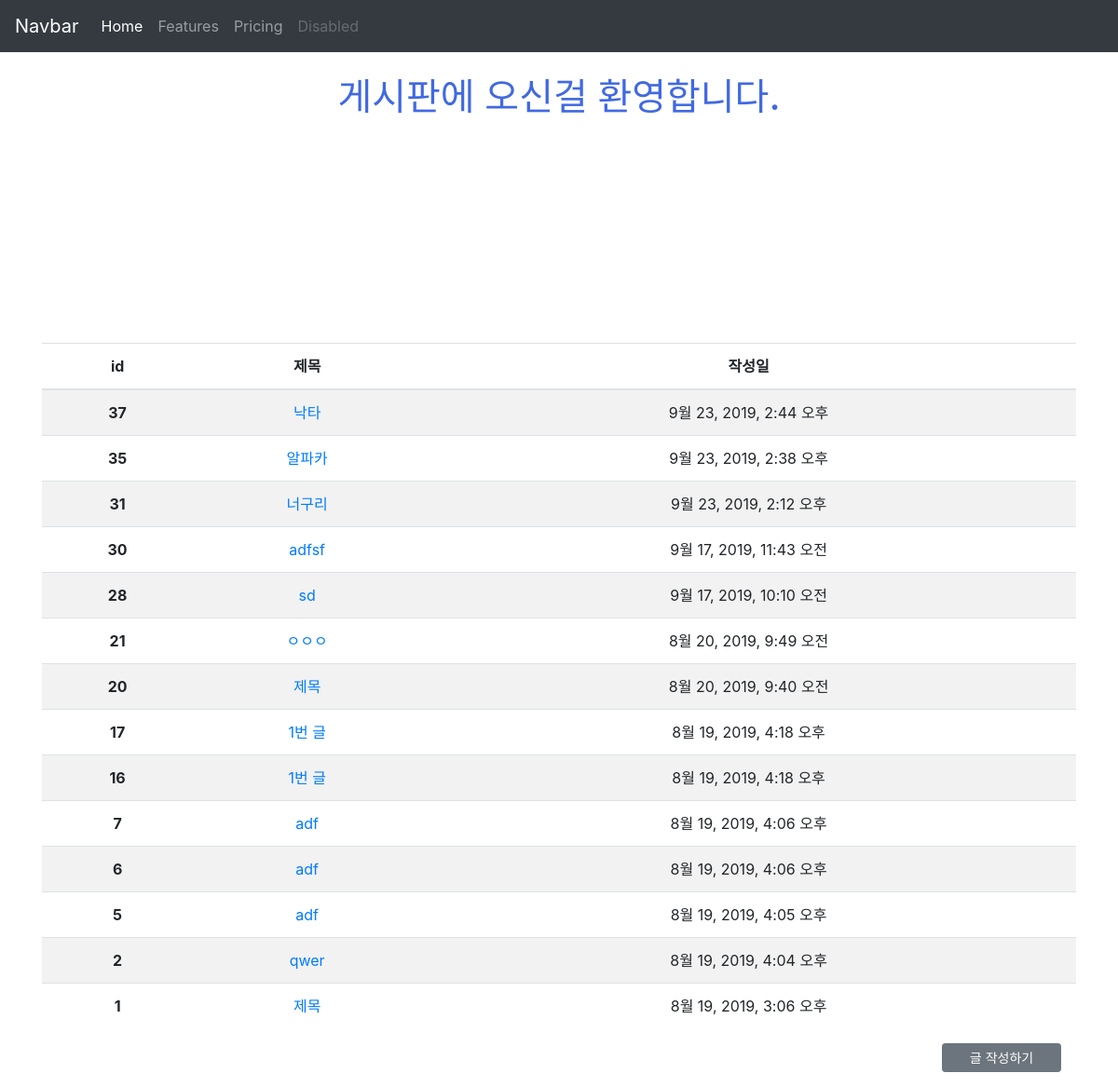
The app's page /articles/ with its own data.
### articles/models.py (models this page shows, shortened)
class Article(models.Model):
    title = models.CharField(max_length=10)
    content = models.TextField()
    image = models.ImageField(blank=True)
    image_thumbnail = ImageSpecField(
        processors=[ResizeToFill(300, 300)],
        format='JPEG',
        options={'quality': 80}
    )
    created_at = models.DateTimeField(auto_now_add=True)
    updated_at = models.DateTimeField(auto_now=True)

### articles/views.py (the view)
# urls.py: path('', views.index, name='index'),
def index(request):
    articles = Article.objects.order_by('-id')
    context = {
        'articles': articles
    }
    return render(request, 'articles/index.html', context)

### articles/templates/articles/index.html
{% extends 'articles/base.html' %}
{% load static %}
{% block css %}
<link rel="stylesheet" href="{% static 'articles/style.css' %}">
{% endblock %}
{% block body %}
<h1 class="my-4 text-center title">게시판에 오신걸 환영합니다.</h1>
<img class="d-block mx-auto"  height="200px" src="{% static 'articles/1.jpg' %}" alt="">
<table class="mt-3 table table-striped text-center">
    <thead>
      <tr>
        <th scope="col">id</th>
        <th scope="col">제목</th>
        <th scope="col">작성일</th>
      </tr>
    </thead>
    <tbody>
      {% for article in articles %}
      <tr>
        <th scope="row">{{ article.id }}</th>
        <td><a href="{% url 'articles:detail' article.pk %}">{{ article.title }}</a></td>
        <td>{{ article.created_at }}</td>
      </tr>
      {% endfor %}
    </tbody>
  </table>
  <a class="d-block mt-3 mr-3 ml-auto btn btn-secondary btn-sm mb-3" style="width:8rem;" href="{% url 'articles:create' %}">글 작성하기</a>
{% endblock %}

### articles/static/articles/style.css (style rules this page uses)
.title { color: royalblue; }

### records on screen
Article: id "37", title "낙타", created_at "9월 23, 2019, 2:44 오후"
Article: id "35", title "알파카", created_at "9월 23, 2019, 2:38 오후"
Article: id "31", title "너구리", created_at "9월 23, 2019, 2:12 오후"
Article: id "30", title "adfsf", created_at "9월 17, 2019, 11:43 오전"
Article: id "28", title "sd", created_at "9월 17, 2019, 10:10 오전"
Article: id "21", title "ㅇㅇㅇ", created_at "8월 20, 2019, 9:49 오전"
Article: id "20", title "제목", created_at "8월 20, 2019, 9:40 오전"
Article: id "17", title "1번 글", created_at "8월 19, 2019, 4:18 오후"
Article: id "16", title "1번 글", created_at "8월 19, 2019, 4:18 오후"
Article: id "7", title "adf", created_at "8월 19, 2019, 4:06 오후"
Article: id "6", title "adf", created_at "8월 19, 2019, 4:06 오후"
Article: id "5", title "adf", created_at "8월 19, 2019, 4:05 오후"
Article: id "2", title "qwer", created_at "8월 19, 2019, 4:04 오후"
Article: id "1", title "제목", created_at "8월 19, 2019, 3:06 오후"
